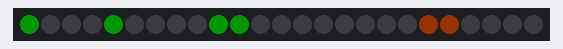
Simulated run of this sketch. Board: ESP32. On the bench: 25 RGB LEDs in strip order, left to right. Dim RGB values are drawn brighter than linear; random numbers use the default seed unless the sketch sets one; what the sketch prints to the serial monitor is not drawn.

Above: at 0.06 s.
At 4.11 s:
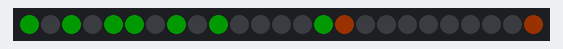
At 7.13 s:
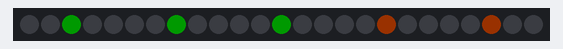
At 11.12 s:
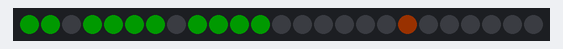
At 19.1 s:
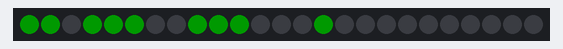
At 39.94 s:
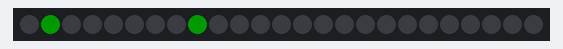

The sketch:

LED_Matrix_Simulated_VU_Meter.ino
```cpp
/*
 * =============================================================================
 * 5x5 RGB VU METER - FreeRTOS VERSION
 * =============================================================================
 *
 * Simulates a five-bar audio VU meter on the 5x5 RGB matrix.
 *
 * Each column represents one audio level.
 *
 * - Random peaks simulate audio.
 * - Bars decay over time.
 * - Bars grow from TOP to BOTTOM.
 * - Green = lower levels.
 * - Orange = higher levels.
 *
 * Matrix:
 *
 *   0  1  2  3  4
 *   ↓  ↓  ↓  ↓  ↓
 *   █  █  █  █  █
 *   █  █  █  █  █
 *   █  █  █  █  █
 *   █  █  █  █  █
 *   █  █  █  █  █
 *
 *
 * FreeRTOS:
 *
 *   VUMeterTask
 *       |
 *       +-- Generate random peaks
 *       +-- Apply decay
 *       +-- Draw matrix
 *
 * Matrix = GPIO 7
 * =============================================================================
 */

#include <Arduino.h>
#include <Adafruit_NeoPixel.h>


// =============================================================================
// Pins
// =============================================================================

#define MATRIX_PIN 7
#define NUM_LEDS   25


// =============================================================================
// Matrix
// =============================================================================

Adafruit_NeoPixel matrix(
  NUM_LEDS,
  MATRIX_PIN,
  NEO_GRB + NEO_KHZ800
);


// =============================================================================
// VU Meter
// =============================================================================

int barss[5];


// =============================================================================
// Matrix Coordinate Conversion
// =============================================================================

int pixelXY(
  int x,
  int y
)
{
  // Even rows run left to right.
  if (y % 2 == 0)
  {
    return y * 5 + x;
  }

  // Odd rows run right to left.
  return y * 5 + (4 - x);
}


// =============================================================================
// Draw VU Meter
// =============================================================================

void drawMeter()
{
  matrix.clear();


  // ---------------------------------------------------------------------------
  // Draw each of the five bars.
  // ---------------------------------------------------------------------------

  for (int x = 0; x < 5; x++)
  {
    for (int level = 0;
         level < barss[x];
         level++)
    {
      // Bars grow from TOP to BOTTOM.
      int y = level;


      uint32_t color;


      // -----------------------------------------------------------------------
      // Lower levels = green.
      // -----------------------------------------------------------------------

      if (level < 3)
      {
        color = matrix.Color(
          0,
          255,
          0
        );
      }

      // -----------------------------------------------------------------------
      // Upper levels = orange.
      // -----------------------------------------------------------------------

      else
      {
        color = matrix.Color(
          255,
          80,
          0
        );
      }


      matrix.setPixelColor(
        pixelXY(x, y),
        color
      );
    }
  }


  matrix.show();
}


// =============================================================================
// FreeRTOS VU Meter Task
// =============================================================================

void VUMeterTask(
  void *parameter
)
{
  while (true)
  {
    // -------------------------------------------------------------------------
    // Generate random peaks and apply decay.
    // -------------------------------------------------------------------------

    for (int i = 0; i < 5; i++)
    {
      // Random peak.
      if (random(100) < 40)
      {
        barss[i] =
          random(1, 6);
      }

      // Otherwise decay the current bar.
      else if (barss[i] > 0)
      {
        barss[i]--;
      }
    }


    // -------------------------------------------------------------------------
    // Update the display.
    // -------------------------------------------------------------------------

    drawMeter();


    // -------------------------------------------------------------------------
    // Update approximately every 120 ms.
    //
    // vTaskDelay() allows other FreeRTOS tasks to run instead
    // of blocking the CPU with delay().
    // -------------------------------------------------------------------------

    vTaskDelay(
      pdMS_TO_TICKS(120)
    );
  }
}


// =============================================================================
// Setup
// =============================================================================

void setup()
{
  Serial.begin(115200);


  // ---------------------------------------------------------------------------
  // Initialize matrix.
  // ---------------------------------------------------------------------------

  matrix.begin();

  matrix.setBrightness(25);

  matrix.clear();

  matrix.show();


  // ---------------------------------------------------------------------------
  // Seed random number generator.
  // ---------------------------------------------------------------------------

  randomSeed(
    analogRead(1)
  );


  // ---------------------------------------------------------------------------
  // Initialize bars.
  // ---------------------------------------------------------------------------

  for (int i = 0; i < 5; i++)
  {
    barss[i] = 0;
  }


  // ---------------------------------------------------------------------------
  // Create FreeRTOS task.
  // ---------------------------------------------------------------------------

  xTaskCreatePinnedToCore(
    VUMeterTask,        // Task function
    "VUMeterTask",      // Task name
    2048,               // Stack size
    NULL,               // Parameter
    1,                  // Priority
    NULL,               // Task handle
    1                   // Core
  );


  Serial.println(
    "FreeRTOS VU Meter started."
  );
}


// =============================================================================
// Arduino Loop
// =============================================================================

void loop()
{
  // ---------------------------------------------------------------------------
  // Everything is handled by the FreeRTOS task.
  // ---------------------------------------------------------------------------

  vTaskDelay(
    pdMS_TO_TICKS(1000)
  );
}
```
